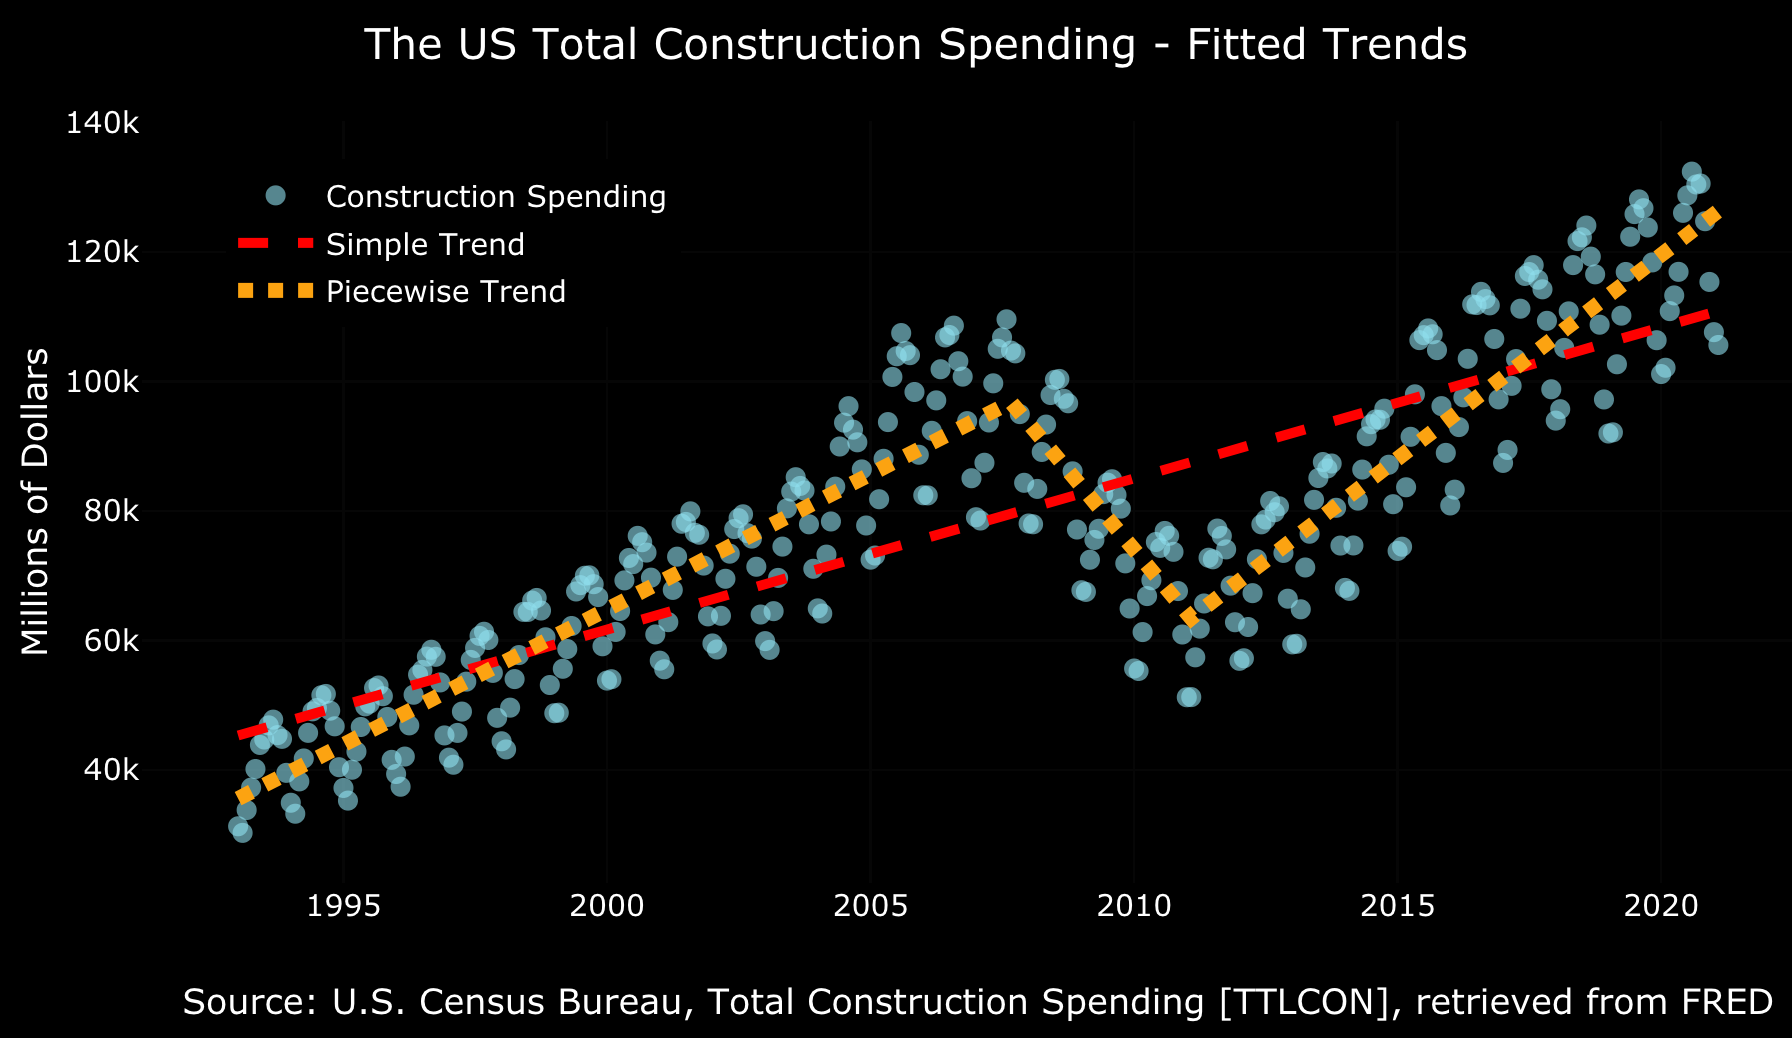

Generate this figure with R:
library(readr)
library(plotly)
library(dplyr)


# Loading the data
df <- read_csv("day5/TTLCON.csv") %>%
  setNames(c("date","y"))

head(df)
str(df)


# Plot the data
plot_ly(data = df) %>%
  add_lines(x = ~ date,
            y = ~ y)



# Create features
df <- df %>%
  mutate(seg1 = 1:nrow(df),
         seg2 = pmax(0, seg1 - min(seg1[seg1[which(date > as.Date("2007-08-01"))]])),
         seg3 = pmax(0, seg1 - min(seg1[seg1[which(date > as.Date("2011-01-01"))]])))


head(df)
tail(df)

# Fit normal trend
md1 <- lm(y ~ seg1, data = df)
summary(md1)
# Fit piecewise trend
md2 <- lm(y ~ seg1 + seg2 + seg3, data = df)
summary(md2)

df$yhat1 <- predict(md1)
df$yhat2 <- predict(md2)


# Plot the data with the fitted trend
plot_ly(data = df) %>%
  add_markers(x = ~ date,
              y = ~ y,
              marker = list(
                opacity = 0.6,
                color = "#90e0ef",
                size = 8),
              name = "Construction Spending") %>%
add_lines(x = ~ date,
          y = ~ yhat1,
          line = list(color = "red",
                      dash = "dash",
                      width = 4),
          name = "Simple Trend") %>%
  add_lines(x = ~ date,
            y = ~ yhat2,
            line = list(color = "#fca311",
                        dash = "dot",
                        width = 6),
            name = "Piecewise Trend") %>%
  layout(title = "The US Total Construction Spending - Fitted Trends",
         plot_bgcolor = "black",
         paper_bgcolor = "black",
         font = list(color = "white"),
         yaxis = list(title = "Millions of Dollars"),
         xaxis = list(title = "Source: U.S. Census Bureau, Total Construction Spending [TTLCON], retrieved from FRED"),
         margin = list(t = 50, b = 80),
         legend = list(x = 0.05, y = 0.95))
